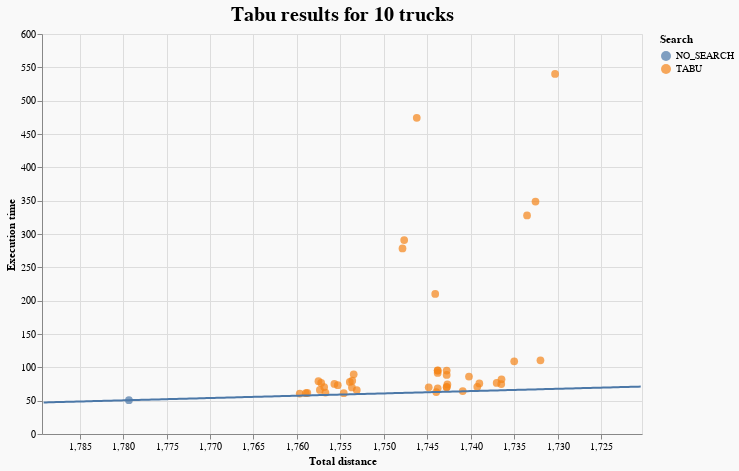

Source (notebook cell):
### Code cell
plot_results(tabu_greedy_10, tabu_tooltips, "Tabu results for 10 trucks").properties(
    width=600, height=400, background="#F9F9F9"
)

### Figure 1 — Vega-Lite specification as saved in the notebook (floating-point values rounded to 4 significant figures; data arrays with more than 128 entries replaced by an {"elided": "..."} marker saying what was removed)
{"config": {"view": {"continuousWidth": 400, "continuousHeight": 300}}, "layer": [{"data": {"name": "data-319a65af0a5bb25804af44d1fc7844c0"}, "mark": {"type": "circle", "size": 60}, "encoding": {"color": {"field": "search", "title": "Search", "type": "nominal"}, "tooltip": [{"field": "heuristic", "title": "Heuristic", "type": "nominal"}, {"field": "search", "title": "Search", "type": "nominal"}, {"field": "base_solution", "title": "Base solution", "type": "nominal"}, {"field": "iterations", "title": "Iterations", "type": "quantitative"}, {"field": "TotalDistance", "title": "Total distance", "type": "quantitative"}, {"field": "execution_time", "title": "Execution time", "type": "quantitative"}, {"field": "tabu_queue_coef", "title": "Queue coef", "type": "quantitative"}], "x": {"field": "TotalDistance", "scale": {"domain": [1789.0, 1720.0]}, "title": "Total distance", "type": "quantitative"}, "y": {"field": "execution_time", "scale": {"domain": [40.74, 550.1]}, "title": "Execution time", "type": "quantitative"}}, "title": {"text": "Tabu results for 10 trucks", "anchor": "middle", "fontSize": 20}}, {"data": {"name": "data-e2b54e5e66c1df419d22724a7f690975"}, "mark": "line", "encoding": {"x": {"field": "x", "scale": {"domain": [1789.0, 1720.0]}, "type": "quantitative"}, "y": {"field": "y", "type": "quantitative"}}}], "background": "#F9F9F9", "height": 400, "width": 600, "$schema": "https://vega.github.io/schema/vega-lite/v4.17.0.json", "datasets": {"data-319a65af0a5bb25804af44d1fc7844c0": [{"Unnamed: 0": 6, "base_solution": "SIMPLE_GREEDY", "heuristic": "MOVE_IN_EXPORTATION", "search": "TABU", "iterations": 200.0, "temp_coef": null, "population_size": null, "mutation_probability": null, "tabu_queue_coef": 0.5, "swap_any_to_generate": null, "TotalDistance": 1744.0, "TotalTime": 12.86, "UnusedTrucksCount": 0, "OrphansCount": 0, "execution_time": 68.52, "TotalFuel": 436.0, "TrucksCount": 10, "Relation": 1.997}, {"Unnamed: 0": 7, "base_solution": "SIMPLE_GREEDY", "heuristic": "REMOVE_LOOPS_SWAP_ANY_EXPORTATION", "search": "TABU", "iterations": 500.0, "temp_coef": null, "population_size": null, "mutation_probability": null, "tabu_queue_coef": 0.3, "swap_any_to_generate": 500.0, "TotalDistance": 1744.0, "TotalTime": 12.84, "UnusedTrucksCount": 0, "OrphansCount": 0, "execution_time": 210.1, "TotalFuel": 436.0, "TrucksCount": 10, "Relation": 0.2211}, {"Unnamed: 0": 9, "base_solution": "SIMPLE_GREEDY", "heuristic": "ANY_EXPORTATION_PROB1", "search": "TABU", "iterations": 500.0, "temp_coef": null, "population_size": null, "mutation_probability": null, "tabu_queue_coef": 0.3, "swap_any_to_generate": null, "TotalDistance": 1754.0, "TotalTime": 12.96, "UnusedTrucksCount": 0, "OrphansCount": 0, "execution_time": 78.13, "TotalFuel": 438.5, "TrucksCount": 10, "Relation": 0.9276}, {"Unnamed: 0": 16, "base_solution": "SIMPLE_GREEDY", "heuristic": "ANY_EXPORTATION_TIME1", "search": "TABU", "iterations": 500.0, "temp_coef": null, "population_size": null, "mutation_probability": null, "tabu_queue_coef": 0.3, "swap_any_to_generate": null, "TotalDistance": 1755.0, "TotalTime": 12.9, "UnusedTrucksCount": 0, "OrphansCount": 0, "execution_time": 73.25, "TotalFuel": 438.8, "TrucksCount": 10, "Relation": 1.067}, {"Unnamed: 0": 18, "base_solution": "SIMPLE_GREEDY", "heuristic": "ANY_MOVE_EXPORTATION", "search": "TABU", "iterations": 200.0, "temp_coef": null, "population_size": null, "mutation_probability": null, "tabu_queue_coef": 0.3, "swap_any_to_generate": null, "TotalDistance": 1737.0, "TotalTime": 12.79, "UnusedTrucksCount": 0, "OrphansCount": 0, "execution_time": 76.68, "TotalFuel": 434.3, "TrucksCount": 10, "Relation": 1.63}, {"Unnamed: 0": 38, "base_solution": "SIMPLE_GREEDY", "heuristic": "REMOVE_LOOPS_SWAP_ANY_EXPORTATION", "search": "TABU", "iterations": 200.0, "temp_coef": null, "population_size": null, "mutation_probability": null, "tabu_queue_coef": 0.5, "swap_any_to_generate": null, "TotalDistance": 1755.0, "TotalTime": 12.92, "UnusedTrucksCount": 0, "OrphansCount": 0, "execution_time": 61.29, "TotalFuel": 438.7, "TrucksCount": 10, "Relation": 2.34}, {"Unnamed: 0": 46, "base_solution": "SIMPLE_GREEDY", "heuristic": "ANY_EXPORTATION_TIME1", "search": "TABU", "iterations": 200.0, "temp_coef": null, "population_size": null, "mutation_probability": null, "tabu_queue_coef": 0.5, "swap_any_to_generate": null, "TotalDistance": 1757.0, "TotalTime": 12.96, "UnusedTrucksCount": 0, "OrphansCount": 0, "execution_time": 62.21, "TotalFuel": 439.2, "TrucksCount": 10, "Relation": 1.97}, {"Unnamed: 0": 51, "base_solution": "SIMPLE_GREEDY", "heuristic": "REMOVE_LOOPS_MOVE_EXPORTATION", "search": "TABU", "iterations": 500.0, "temp_coef": null, "population_size": null, "mutation_probability": null, "tabu_queue_coef": 0.3, "swap_any_to_generate": null, "TotalDistance": 1743.0, "TotalTime": 12.86, "UnusedTrucksCount": 0, "OrphansCount": 0, "execution_time": 95.25, "TotalFuel": 435.7, "TrucksCount": 10, "Relation": 0.8212}, {"Unnamed: 0": 54, "base_solution": "SIMPLE_GREEDY", "heuristic": "ANY_EXPORTATION_PROB1", "search": "TABU", "iterations": 200.0, "temp_coef": null, "population_size": null, "mutation_probability": null, "tabu_queue_coef": 0.5, "swap_any_to_generate": null, "TotalDistance": 1759.0, "TotalTime": 12.98, "UnusedTrucksCount": 0, "OrphansCount": 0, "execution_time": 61.27, "TotalFuel": 439.7, "TrucksCount": 10, "Relation": 1.932}, {"Unnamed: 0": 65, "base_solution": "SIMPLE_GREEDY", "heuristic": "ANY_EXPORTATION", "search": "TABU", "iterations": 500.0, "temp_coef": null, "population_size": null, "mutation_probability": null, "tabu_queue_coef": 0.5, "swap_any_to_generate": null, "TotalDistance": 1753.0, "TotalTime": 13.02, "UnusedTrucksCount": 0, "OrphansCount": 0, "execution_time": 89.44, "TotalFuel": 438.4, "TrucksCount": 10, "Relation": 0.6679}, {"Unnamed: 0": 86, "base_solution": "SIMPLE_GREEDY", "heuristic": "REMOVE_LOOPS_SWAP_ANY_EXPORTATION", "search": "TABU", "iterations": 200.0, "temp_coef": null, "population_size": null, "mutation_probability": null, "tabu_queue_coef": 0.3, "swap_any_to_generate": null, "TotalDistance": 1760.0, "TotalTime": 12.95, "UnusedTrucksCount": 0, "OrphansCount": 0, "execution_time": 60.67, "TotalFuel": 439.9, "TrucksCount": 10, "Relation": 1.979}, {"Unnamed: 0": 94, "base_solution": "SIMPLE_GREEDY", "heuristic": "ANY_MOVE_EXPORTATION_FIXED2", "search": "TABU", "iterations": 500.0, "temp_coef": null, "population_size": null, "mutation_probability": null, "tabu_queue_coef": 0.5, "swap_any_to_generate": null, "TotalDistance": 1740.0, "TotalTime": 12.71, "UnusedTrucksCount": 0, "OrphansCount": 0, "execution_time": 86.2, "TotalFuel": 435.1, "TrucksCount": 10, "Relation": 1.103}, {"Unnamed: 0": 96, "base_solution": "SIMPLE_GREEDY", "heuristic": "ANY_EXPORTATION_TIME1", "search": "TABU", "iterations": 500.0, "temp_coef": null, "population_size": null, "mutation_probability": null, "tabu_queue_coef": 0.5, "swap_any_to_generate": null, "TotalDistance": 1758.0, "TotalTime": 12.87, "UnusedTrucksCount": 0, "OrphansCount": 0, "execution_time": 79.29, "TotalFuel": 439.4, "TrucksCount": 10, "Relation": 0.7636}, {"Unnamed: 0": 104, "base_solution": "SIMPLE_GREEDY", "heuristic": "ANY_MOVE_SWAP", "search": "TABU", "iterations": 500.0, "temp_coef": null, "population_size": null, "mutation_probability": null, "tabu_queue_coef": 0.5, "swap_any_to_generate": null, "TotalDistance": 1743.0, "TotalTime": 12.75, "UnusedTrucksCount": 0, "OrphansCount": 0, "execution_time": 74.4, "TotalFuel": 435.7, "TrucksCount": 10, "Relation": 1.548}, {"Unnamed: 0": 110, "base_solution": "SIMPLE_GREEDY", "heuristic": "ANY_MOVE_SWAP", "search": "TABU", "iterations": 500.0, "temp_coef": null, "population_size": null, "mutation_probability": null, "tabu_queue_coef": 0.3, "swap_any_to_generate": 500.0, "TotalDistance": 1733.0, "TotalTime": 12.6, "UnusedTrucksCount": 0, "OrphansCount": 0, "execution_time": 348.7, "TotalFuel": 433.1, "TrucksCount": 10, "Relation": 0.1569}, {"Unnamed: 0": 120, "base_solution": "SIMPLE_GREEDY", "heuristic": "ANY_MOVE_EXPORTATION", "search": "TABU", "iterations": 200.0, "temp_coef": null, "population_size": null, "mutation_probability": null, "tabu_queue_coef": 0.5, "swap_any_to_generate": null, "TotalDistance": 1736.0, "TotalTime": 12.69, "UnusedTrucksCount": 0, "OrphansCount": 0, "execution_time": 82.13, "TotalFuel": 434.1, "TrucksCount": 10, "Relation": 1.365}, {"Unnamed: 0": 129, "base_solution": "SIMPLE_GREEDY", "heuristic": "ANY_EXPORTATION", "search": "TABU", "iterations": 200.0, "temp_coef": null, "population_size": null, "mutation_probability": null, "tabu_queue_coef": 0.3, "swap_any_to_generate": null, "TotalDistance": 1754.0, "TotalTime": 12.96, "UnusedTrucksCount": 0, "OrphansCount": 0, "execution_time": 69.78, "TotalFuel": 438.4, "TrucksCount": 10, "Relation": 1.347}, {"Unnamed: 0": 131, "base_solution": "SIMPLE_GREEDY", "heuristic": "ANY_EXPORTATION", "search": "TABU", "iterations": 500.0, "temp_coef": null, "population_size": null, "mutation_probability": null, "tabu_queue_coef": 0.3, "swap_any_to_generate": null, "TotalDistance": 1754.0, "TotalTime": 12.9, "UnusedTrucksCount": 0, "OrphansCount": 0, "execution_time": 79.89, "TotalFuel": 438.4, "TrucksCount": 10, "Relation": 0.881}, {"Unnamed: 0": 133, "base_solution": "SIMPLE_GREEDY", "heuristic": "REMOVE_LOOPS_MOVE_EXPORTATION", "search": "TABU", "iterations": 500.0, "temp_coef": null, "population_size": null, "mutation_probability": null, "tabu_queue_coef": 0.5, "swap_any_to_generate": null, "TotalDistance": 1743.0, "TotalTime": 12.86, "UnusedTrucksCount": 0, "OrphansCount": 0, "execution_time": 88.51, "TotalFuel": 435.7, "TrucksCount": 10, "Relation": 0.9676}, {"Unnamed: 0": 137, "base_solution": "SIMPLE_GREEDY", "heuristic": "ANY_EXPORTATION_PROB1", "search": "TABU", "iterations": 200.0, "temp_coef": null, "population_size": null, "mutation_probability": null, "tabu_queue_coef": 0.3, "swap_any_to_generate": null, "TotalDistance": 1759.0, "TotalTime": 12.98, "UnusedTrucksCount": 0, "OrphansCount": 0, "execution_time": 61.61, "TotalFuel": 439.7, "TrucksCount": 10, "Relation": 1.887}, {"Unnamed: 0": 139, "base_solution": "SIMPLE_GREEDY", "heuristic": "MOVE_IN_EXPORTATION", "search": "TABU", "iterations": 500.0, "temp_coef": null, "population_size": null, "mutation_probability": null, "tabu_queue_coef": 0.5, "swap_any_to_generate": null, "TotalDistance": 1744.0, "TotalTime": 12.86, "UnusedTrucksCount": 0, "OrphansCount": 0, "execution_time": 95.43, "TotalFuel": 436.0, "TrucksCount": 10, "Relation": 0.7946}, {"Unnamed: 0": 145, "base_solution": "SIMPLE_GREEDY", "heuristic": "ANY_MOVE_EXPORTATION_FIXED2", "search": "TABU", "iterations": 200.0, "temp_coef": null, "population_size": null, "mutation_probability": null, "tabu_queue_coef": 0.3, "swap_any_to_generate": null, "TotalDistance": 1739.0, "TotalTime": 12.73, "UnusedTrucksCount": 0, "OrphansCount": 0, "execution_time": 70.79, "TotalFuel": 434.8, "TrucksCount": 10, "Relation": 1.998}, {"Unnamed: 0": 148, "base_solution": "SIMPLE_GREEDY", "heuristic": "MOVE_IN_EXPORTATION", "search": "TABU", "iterations": 200.0, "temp_coef": null, "population_size": null, "mutation_probability": null, "tabu_queue_coef": 0.3, "swap_any_to_generate": null, "TotalDistance": 1744.0, "TotalTime": 12.86, "UnusedTrucksCount": 0, "OrphansCount": 0, "execution_time": 91.58, "TotalFuel": 436.0, "TrucksCount": 10, "Relation": 0.8696}, {"Unnamed: 0": 177, "base_solution": "SIMPLE_GREEDY", "heuristic": "REMOVE_LOOPS_MOVE_EXPORTATION", "search": "TABU", "iterations": 200.0, "temp_coef": null, "population_size": null, "mutation_probability": null, "tabu_queue_coef": 0.5, "swap_any_to_generate": null, "TotalDistance": 1743.0, "TotalTime": 12.86, "UnusedTrucksCount": 0, "OrphansCount": 0, "execution_time": 70.59, "TotalFuel": 435.7, "TrucksCount": 10, "Relation": 1.841}, {"Unnamed: 0": 189, "base_solution": "SIMPLE_GREEDY", "heuristic": "ANY_MOVE_EXPORTATION", "search": "TABU", "iterations": 500.0, "temp_coef": null, "population_size": null, "mutation_probability": null, "tabu_queue_coef": 0.3, "swap_any_to_generate": 500.0, "TotalDistance": 1730.0, "TotalTime": 12.63, "UnusedTrucksCount": 0, "OrphansCount": 0, "execution_time": 540.1, "TotalFuel": 432.6, "TrucksCount": 10, "Relation": 0.1002}, {"Unnamed: 0": 191, "base_solution": "SIMPLE_GREEDY", "heuristic": "MOVE_IN_EXPORTATION", "search": "TABU", "iterations": 500.0, "temp_coef": null, "population_size": null, "mutation_probability": null, "tabu_queue_coef": 0.3, "swap_any_to_generate": null, "TotalDistance": 1744.0, "TotalTime": 12.86, "UnusedTrucksCount": 0, "OrphansCount": 0, "execution_time": 95.08, "TotalFuel": 436.0, "TrucksCount": 10, "Relation": 0.8008}, {"Unnamed: 0": 201, "base_solution": "SIMPLE_GREEDY", "heuristic": "ANY_MOVE_SWAP", "search": "TABU", "iterations": 500.0, "temp_coef": null, "population_size": null, "mutation_probability": null, "tabu_queue_coef": 0.3, "swap_any_to_generate": null, "TotalDistance": 1739.0, "TotalTime": 12.7, "UnusedTrucksCount": 0, "OrphansCount": 0, "execution_time": 75.84, "TotalFuel": 434.8, "TrucksCount": 10, "Relation": 1.606}, {"Unnamed: 0": 210, "base_solution": "SIMPLE_GREEDY", "heuristic": "ANY_MOVE_EXPORTATION_FIXED2", "search": "TABU", "iterations": 500.0, "temp_coef": null, "population_size": null, "mutation_probability": null, "tabu_queue_coef": 0.3, "swap_any_to_generate": null, "TotalDistance": 1736.0, "TotalTime": 12.61, "UnusedTrucksCount": 0, "OrphansCount": 0, "execution_time": 74.89, "TotalFuel": 434.1, "TrucksCount": 10, "Relation": 1.773}, {"Unnamed: 0": 217, "base_solution": "SIMPLE_GREEDY", "heuristic": "ANY_EXPORTATION_PROB1", "search": "TABU", "iterations": 500.0, "temp_coef": null, "population_size": null, "mutation_probability": null, "tabu_queue_coef": 0.3, "swap_any_to_generate": 500.0, "TotalDistance": 1748.0, "TotalTime": 12.83, "UnusedTrucksCount": 0, "OrphansCount": 0, "execution_time": 290.8, "TotalFuel": 436.9, "TrucksCount": 10, "Relation": 0.1319}, {"Unnamed: 0": 241, "base_solution": "SIMPLE_GREEDY", "heuristic": "ANY_MOVE_SWAP", "search": "TABU", "iterations": 200.0, "temp_coef": null, "population_size": null, "mutation_probability": null, "tabu_queue_coef": 0.5, "swap_any_to_generate": null, "TotalDistance": 1744.0, "TotalTime": 12.88, "UnusedTrucksCount": 0, "OrphansCount": 0, "execution_time": 62.98, "TotalFuel": 436.0, "TrucksCount": 10, "Relation": 2.886}, {"Unnamed: 0": 245, "base_solution": "SIMPLE_GREEDY", "heuristic": "ANY_MOVE_EXPORTATION_FIXED2", "search": "TABU", "iterations": 200.0, "temp_coef": null, "population_size": null, "mutation_probability": null, "tabu_queue_coef": 0.5, "swap_any_to_generate": null, "TotalDistance": 1741.0, "TotalTime": 12.58, "UnusedTrucksCount": 0, "OrphansCount": 0, "execution_time": 64.34, "TotalFuel": 435.2, "TrucksCount": 10, "Relation": 2.823}, {"Unnamed: 0": 249, "base_solution": "SIMPLE_GREEDY", "heuristic": "ANY_MOVE_EXPORTATION", "search": "TABU", "iterations": 500.0, "temp_coef": null, "population_size": null, "mutation_probability": null, "tabu_queue_coef": 0.5, "swap_any_to_generate": null, "TotalDistance": 1735.0, "TotalTime": 12.71, "UnusedTrucksCount": 0, "OrphansCount": 0, "execution_time": 109.0, "TotalFuel": 433.8, "TrucksCount": 10, "Relation": 0.7612}, {"Unnamed: 0": 250, "base_solution": "SIMPLE_GREEDY", "heuristic": "REMOVE_LOOPS_SWAP_ANY_EXPORTATION", "search": "TABU", "iterations": 500.0, "temp_coef": null, "population_size": null, "mutation_probability": null, "tabu_queue_coef": 0.3, "swap_any_to_generate": null, "TotalDistance": 1757.0, "TotalTime": 12.94, "UnusedTrucksCount": 0, "OrphansCount": 0, "execution_time": 76.65, "TotalFuel": 439.3, "TrucksCount": 10, "Relation": 0.8534}, {"Unnamed: 0": 251, "base_solution": "SIMPLE_GREEDY", "heuristic": "ANY_EXPORTATION", "search": "TABU", "iterations": 500.0, "temp_coef": null, "population_size": null, "mutation_probability": null, "tabu_queue_coef": 0.3, "swap_any_to_generate": 500.0, "TotalDistance": 1746.0, "TotalTime": 12.84, "UnusedTrucksCount": 0, "OrphansCount": 0, "execution_time": 474.2, "TotalFuel": 436.6, "TrucksCount": 10, "Relation": 0.07819}, {"Unnamed: 0": 260, "base_solution": "SIMPLE_GREEDY", "heuristic": "ANY_EXPORTATION", "search": "TABU", "iterations": 200.0, "temp_coef": null, "population_size": null, "mutation_probability": null, "tabu_queue_coef": 0.5, "swap_any_to_generate": null, "TotalDistance": 1753.0, "TotalTime": 13.04, "UnusedTrucksCount": 0, "OrphansCount": 0, "execution_time": 65.91, "TotalFuel": 438.3, "TrucksCount": 10, "Relation": 1.727}, {"Unnamed: 0": 274, "base_solution": "SIMPLE_GREEDY", "heuristic": "ANY_EXPORTATION_PROB1", "search": "TABU", "iterations": 500.0, "temp_coef": null, "population_size": null, "mutation_probability": null, "tabu_queue_coef": 0.5, "swap_any_to_generate": null, "TotalDistance": 1757.0, "TotalTime": 12.91, "UnusedTrucksCount": 0, "OrphansCount": 0, "execution_time": 70.37, "TotalFuel": 439.2, "TrucksCount": 10, "Relation": 1.144}, {"Unnamed: 0": 275, "base_solution": "SIMPLE_GREEDY", "heuristic": null, "search": "NO_SEARCH", "iterations": null, "temp_coef": null, "population_size": null, "mutation_probability": null, "tabu_queue_coef": null, "swap_any_to_generate": null, "TotalDistance": 1779.0, "TotalTime": 13.23, "UnusedTrucksCount": 0, "OrphansCount": 0, "execution_time": 50.74, "TotalFuel": 444.8, "TrucksCount": 10, "Relation": 0.0}, {"Unnamed: 0": 277, "base_solution": "SIMPLE_GREEDY", "heuristic": "ANY_EXPORTATION_TIME1", "search": "TABU", "iterations": 500.0, "temp_coef": null, "population_size": null, "mutation_probability": null, "tabu_queue_coef": 0.3, "swap_any_to_generate": 500.0, "TotalDistance": 1748.0, "TotalTime": 12.81, "UnusedTrucksCount": 0, "OrphansCount": 0, "execution_time": 278.3, "TotalFuel": 437.0, "TrucksCount": 10, "Relation": 0.1383}, {"Unnamed: 0": 284, "base_solution": "SIMPLE_GREEDY", "heuristic": "REMOVE_LOOPS_MOVE_EXPORTATION", "search": "TABU", "iterations": 200.0, "temp_coef": null, "population_size": null, "mutation_probability": null, "tabu_queue_coef": 0.3, "swap_any_to_generate": null, "TotalDistance": 1743.0, "TotalTime": 12.86, "UnusedTrucksCount": 0, "OrphansCount": 0, "execution_time": 70.0, "TotalFuel": 435.7, "TrucksCount": 10, "Relation": 1.897}, {"Unnamed: 0": 300, "base_solution": "SIMPLE_GREEDY", "heuristic": "ANY_MOVE_EXPORTATION_FIXED2", "search": "TABU", "iterations": 500.0, "temp_coef": null, "population_size": null, "mutation_probability": null, "tabu_queue_coef": 0.3, "swap_any_to_generate": 500.0, "TotalDistance": 1734.0, "TotalTime": 12.62, "UnusedTrucksCount": 0, "OrphansCount": 0, "execution_time": 327.8, "TotalFuel": 433.4, "TrucksCount": 10, "Relation": 0.1653}, {"Unnamed: 0": 307, "base_solution": "SIMPLE_GREEDY", "heuristic": "ANY_EXPORTATION_TIME1", "search": "TABU", "iterations": 200.0, "temp_coef": null, "population_size": null, "mutation_probability": null, "tabu_queue_coef": 0.3, "swap_any_to_generate": null, "TotalDistance": 1757.0, "TotalTime": 12.91, "UnusedTrucksCount": 0, "OrphansCount": 0, "execution_time": 66.11, "TotalFuel": 439.3, "TrucksCount": 10, "Relation": 1.428}, {"Unnamed: 0": 312, "base_solution": "SIMPLE_GREEDY", "heuristic": "REMOVE_LOOPS_SWAP_ANY_EXPORTATION", "search": "TABU", "iterations": 500.0, "temp_coef": null, "population_size": null, "mutation_probability": null, "tabu_queue_coef": 0.5, "swap_any_to_generate": null, "TotalDistance": 1756.0, "TotalTime": 13.12, "UnusedTrucksCount": 0, "OrphansCount": 0, "execution_time": 75.03, "TotalFuel": 438.9, "TrucksCount": 10, "Relation": 0.973}, {"Unnamed: 0": 322, "base_solution": "SIMPLE_GREEDY", "heuristic": "ANY_MOVE_SWAP", "search": "TABU", "iterations": 200.0, "temp_coef": null, "population_size": null, "mutation_probability": null, "tabu_queue_coef": 0.3, "swap_any_to_generate": null, "TotalDistance": 1745.0, "TotalTime": 12.92, "UnusedTrucksCount": 0, "OrphansCount": 0, "execution_time": 70.03, "TotalFuel": 436.2, "TrucksCount": 10, "Relation": 1.787}, {"Unnamed: 0": 332, "base_solution": "SIMPLE_GREEDY", "heuristic": "ANY_MOVE_EXPORTATION", "search": "TABU", "iterations": 500.0, "temp_coef": null, "population_size": null, "mutation_probability": null, "tabu_queue_coef": 0.3, "swap_any_to_generate": null, "TotalDistance": 1732.0, "TotalTime": 12.62, "UnusedTrucksCount": 0, "OrphansCount": 0, "execution_time": 110.5, "TotalFuel": 433.0, "TrucksCount": 10, "Relation": 0.7927}], "data-e2b54e5e66c1df419d22724a7f690975": {"elided": "239 records"}}}
